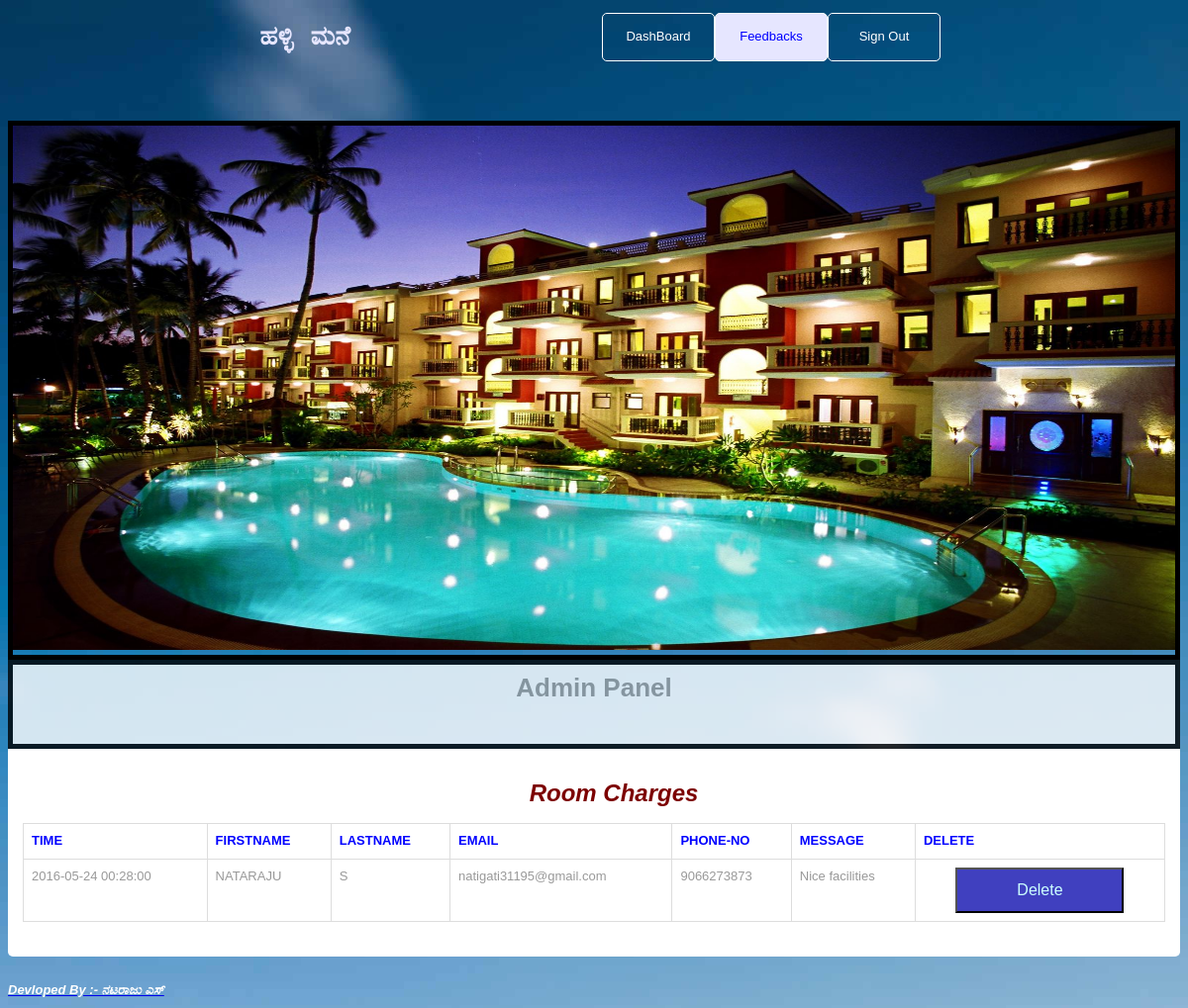
The page /adminfeedback.php (signed in) on the database its author committed.
### tables this page shows
CREATE TABLE `feedback` (
  `time` datetime NOT NULL DEFAULT CURRENT_TIMESTAMP ON UPDATE CURRENT_TIMESTAMP,
  `firstname` varchar(25) NOT NULL DEFAULT '',
  `lastname` varchar(25) NOT NULL DEFAULT '',
  `mobileno` varchar(13) NOT NULL DEFAULT '',
  `email` varchar(50) NOT NULL DEFAULT '',
  `message` varchar(500) NOT NULL DEFAULT '',
  `clock` time NOT NULL
);

### adminfeedback.php (the view, shortened to what this page needs)
<!DOCTYPE html>
<head>
    <link rel="stylesheet" type="text/css" href="booked.css">
    <link rel="stylesheet" type="text/css" href="tabels.css">
</head>
<body>
	<div>
		<div id="head"><h1>ಹಳ್ಳಿ ಮನೆ</h1></div>
	<div class="header">
			<ul>
			<li><a href="admindash.php">DashBoard</a></li>
			<li><a class="active" href="adminfeedback.php">Feedbacks</a></li>
			<li><a href="adminlogout.php">Sign Out</a></li>
			</ul>
	</div>
	</div>
	<div class="container">
	<div class="img">
		<img src="images/1.jpg" alt="IMAGE" width=100% height=530>
	</div>
	</div>
	<div class="transbox">
		<div id="aaa">
			<h1>Admin Panel</h1>
		</div>
	</div>
	<div>
		<div id="content">
			<div class="portlet">
				<div class="portlet-body">
					<div class="table-responsive">
					  <center>
						<table class="table table-striped table-bordered table-hover" id="mytable">
							<thead>
							  <ul><font color="#7c0000" size="5"><b><i>Room Charges</i></b></font></ul>
								<tr>
								<th>TIME</th>
								<th>FIRSTNAME</th>
								<th>LASTNAME</th>
								<th>EMAIL</th>
								<th>PHONE-NO</th>
								<th>MESSAGE</th>
								<th>DELETE</th>
								</tr>
								<tr>
								<?php
									include 'connection.php';
									$charges = "SELECT * FROM `feedback` ORDER BY 'time';";
									$charges_run= mysqli_query($con,$charges);
									if (!$charges_run) {
										echo "<font color=purple size=4>Incorrect mysql select Query.</font>";
										die($charges);
									}else{
										while ($result=mysqli_fetch_array($charges_run)) {
											echo "<tr>";
											echo "<td>".$result['time']."</td>";
											$time=$result['clock'];
											echo "<td>".$result['firstname']."</td>";
											echo "<td>".$result['lastname']."</td>";
											echo "<td>".$result['email']."</td>";
											echo "<td>".$result['mobileno']."</td>";
											echo "<td>".$result['message']."</td>";
											echo "<th><form action='deletefeedback.php' method='POST'>
												<button type='submit' value='Cancell Bookings' name='delete' >Delete</input>
												<input type='hidden' name=time value=".$time."> </input>
												<input type='hidden' name=date value=".$result['time']."> </input>
												</form></th>";
											echo "</tr>";
										}
									}
								?>
								</tr>
							</thead>
						</table>
					  </center>
					</div>
				</div>
			</div>
		</div>
	</div>
	<div>
<marquee behavior=alternate bgcolor="#2d2d86"><b><i><a href=contactus.html><font color="white">Devloped By :- ನಟರಾಜು ಎಸ್ </a></i></b></font></marquee>
</body>
</html>

### booked.css (style rules this page uses)
body { background-image: url(images/back.jpg); }
h1 { margin-top: 5px; text-align: center; text-decoration: none; }
div.img { margin-top: 55px; border: 5px solid black; }
div.transbox { height: 80px; margin:0px; background-color: white; border: 5px solid black; opacity: 0.8; filter: alpha(opacity=90); }
div.header ul { list-style-type: none; margin: 10; padding: 0; overflow: hidden; background-color: transparent; }
div.header li { float: left; margin-left: 0; }
div.header li a { margin-bottom: 5px; border: 1px solid white; border-radius: 5px; display: inline-block; color: white; width: 80px; text-align: center; padding: 14px 16px; text-decoration: none; }
div.header li a.active { border-radius: 5px; background-color: #e6e6ff; color: blue; }
div#head { color: #e6e6ff; text-transform: uppercase; word-spacing: 10px; float: left; width: 600px; margin: 0; padding: -15px 1px; }
button { width: 170px; text-align: center; font-size: 16px; background-color: #4040bf; color: #cff; padding: 12px 20px 12px 20px; }

### tabels.css (style rules this page uses)
body { margin: 0 font-family: 'Open Sans', sans-serif; font-size: 13px; line-height: 1.42857143; color: #999999; background-color: #141d25; height: 100%; }
.table td, .table th { background-color: #fff !important }
.table { border-collapse: collapse !important }
.table-bordered th, .table-bordered td { border: 1px solid #ddd !important }
table { max-width: 100%; background-color: transparent }
th { text-align: left; }
form { text-align: center; }
.table { width: 100%; margin-bottom: 20px }
.table > thead > tr > th, .table > tbody > tr > th, .table > tfoot > tr > th, .table > thead > tr > td, .table > tbody > tr > td, .table > tfoot > tr > td { padding: 8px; line-height: 1.42857143; vertical-align: top; border-top: 1px solid #ddd }
.table > thead > tr > th { vertical-align: bottom; border-bottom: 2px solid #ddd; color: blue; }
.table > caption + thead > tr:first-child > th, .table > colgroup + thead > tr:first-child > th, .table > thead:first-child > tr:first-child > th, .table > caption + thead > tr:first-child > td, .table > colgroup + thead > tr:first-child > td, .table > thead:first-child > tr:first-child > td { border-top: 0 }
.table-bordered { border: 1px solid #ddd }
.table-bordered > thead > tr > th, .table-bordered > tbody > tr > th, .table-bordered > tfoot > tr > th, .table-bordered > thead > tr > td, .table-bordered > tbody > tr > td, .table-bordered > tfoot > tr > td { border: 1px solid #ddd }
.table-bordered > thead > tr > th, .table-bordered > thead > tr > td { border-bottom-width: 2px }
.portlet { clear: both; margin-top: 0px; margin-bottom: 25px; padding: 0px; }
.portlet .portlet-body { background: #FFFFFF; padding: 15px; border-bottom-left-radius: 5px; border-bottom-right-radius: 5px; }
.portlet { border-radius: 5px; }
.table thead tr th { border-bottom: 0; }

### rows shown on the page
feedback: time "2016-05-24 00:28:00", firstname "NATARAJU", lastname "S", email "natigati31195@gmail.com", mobileno "9066273873", message "Nice facilities"
